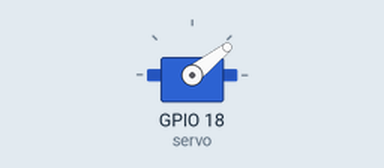
This program was run on a simulated Raspberry Pi (BCM pin numbers). On the bench: servo. Servo angles are drawn from the pulse width (0.5 ms = 0°, 2.5 ms = 180°); what the program prints to the terminal is not drawn.

Above: at 0.05 s.
At 0.7 s:
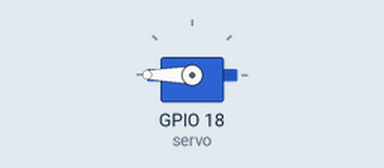
At 1.35 s:
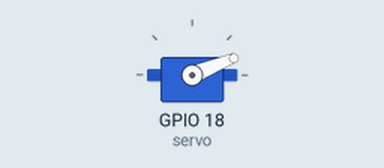
At 2.35 s:
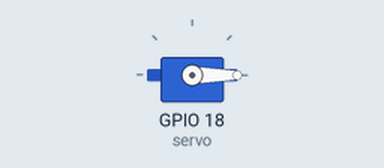
Timing chart, 0 to 5.4 s (numbered marks = the images above):
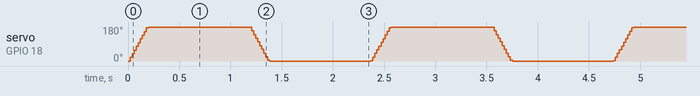

The program:

RunMotor.py
```python
from gpiozero import AngularServo
import time

myGPIO=18
SERVO_DELAY_SEC = 0.001
myCorrection=0.0
maxPW=(2.5+myCorrection)/1000
minPW=(0.5-myCorrection)/1000
servo =  AngularServo(myGPIO,initial_angle=0,min_angle=0,
max_angle=180,min_pulse_width=minPW,max_pulse_width=maxPW)

def loop():
    while True:
        for angle in range(0, 181, 1):   # make servo rotate from 0 to 180 deg
            servo.angle = angle
            time.sleep(SERVO_DELAY_SEC)
        time.sleep(1)
        for angle in range(180, -1, -1): # make servo rotate from 180 to 0 deg
            servo.angle = angle
            time.sleep(SERVO_DELAY_SEC)
        time.sleep(1)

if __name__ == '__main__':     # Program entrance
    print ('Program is starting...')
    try:
        loop()
    except KeyboardInterrupt:  # Press ctrl-c to end the program.
        print("Ending program")
```
